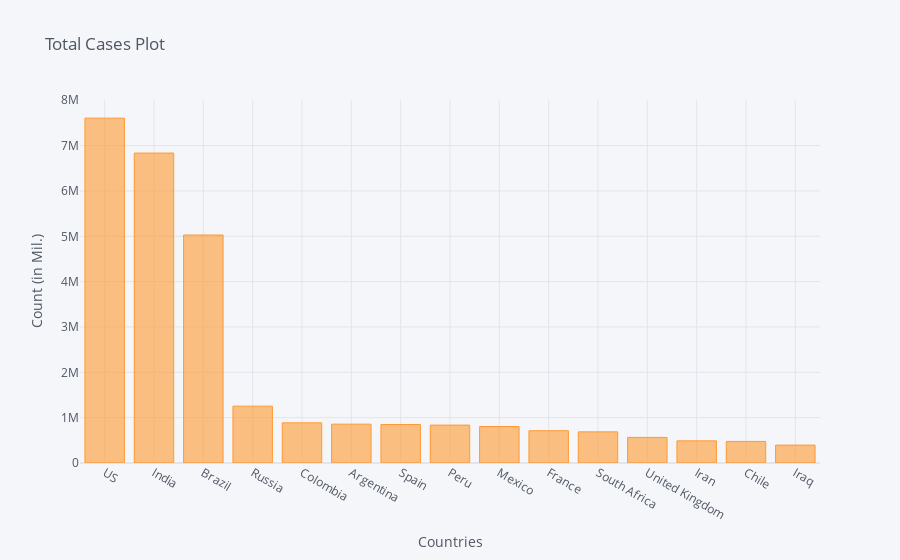

This figure's notebook cell:
### Code cell
corona_dframe_agg_plot.iplot(kind='bar', x='Country/Region', y='10/8/20',
                             title='Total Cases Plot',xTitle='Countries',yTitle='Count (in Mil.)')

### Figure 1 — Plotly figure (JSON) as saved in the notebook; plotly's stock layout.template omitted (floating-point values rounded to 4 significant figures)
{"data": [{"marker": {"color": "rgba(255, 153, 51, 0.6)", "line": {"color": "rgba(255, 153, 51, 1.0)", "width": 1}}, "name": "10/8/20", "orientation": "v", "text": "", "type": "bar", "x": ["US", "India", "Brazil", "Russia", "Colombia", "Argentina", "Spain", "Peru", "Mexico", "France", "South Africa", "United Kingdom", "Iran", "Chile", "Iraq"], "y": [7605873, 6835655, 5028444, 1253603, 886179, 856369, 848324, 835662, 804488, 711704, 686891, 564502, 488236, 476016, 394566]}], "layout": {"legend": {"bgcolor": "#F5F6F9", "font": {"color": "#4D5663"}}, "paper_bgcolor": "#F5F6F9", "plot_bgcolor": "#F5F6F9", "title": {"font": {"color": "#4D5663"}, "text": "Total Cases Plot"}, "xaxis": {"gridcolor": "#E1E5ED", "showgrid": true, "tickfont": {"color": "#4D5663"}, "title": {"font": {"color": "#4D5663"}, "text": "Countries"}, "zerolinecolor": "#E1E5ED"}, "yaxis": {"gridcolor": "#E1E5ED", "showgrid": true, "tickfont": {"color": "#4D5663"}, "title": {"font": {"color": "#4D5663"}, "text": "Count (in Mil.)"}, "zerolinecolor": "#E1E5ED"}}}
